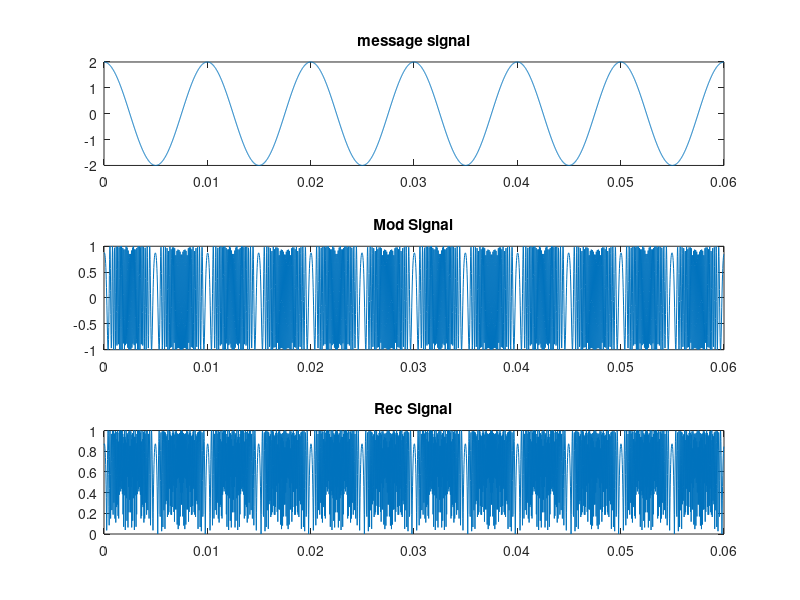
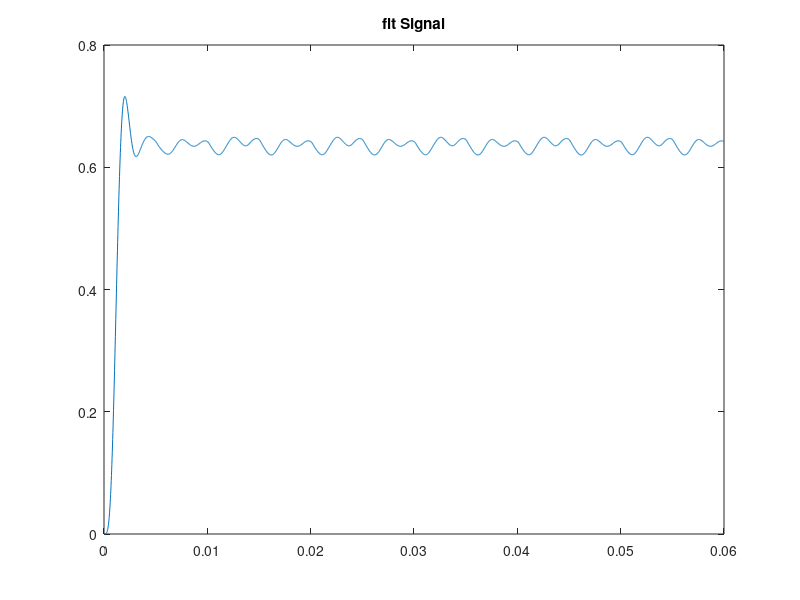

Reproduce these figures in MATLAB, in order.
clear all;
clc;

fs=50000;
N=3000;
t=(0:1/fs:(N-1)/fs);

Am=2;
fm=100;
M_sig=Am*cos(2*pi*fm.*t);

Ac=1;
fc=200;
Mod_sig=Ac*cos(2*pi*fc.*t+50*M_sig);

figure;
subplot(3,1,1);
plot(t,M_sig);
title("message signal");

subplot(3,1,2);
plot(t,Mod_sig);
title("Mod Signal");



rec_sig=abs(Mod_sig);

subplot(3,1,3);
plot(t,rec_sig);
title("Rec Signal");

fcut=500;

order=5;
myquist_freq=fs/2;
normalize_cutoff_freq=fcut/myquist_freq;
[b,a]=butter(order,normalize_cutoff_freq, 'low');

flt_sig=filter(b,a,rec_sig);
figure;
subplot(1,1,1);
plot(t,flt_sig);
title("flt Signal");

